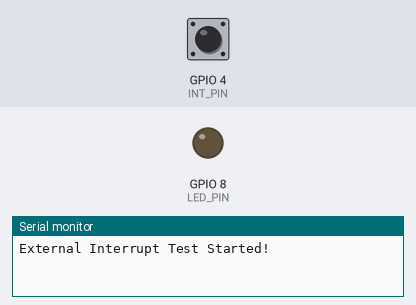
Simulated run of this sketch. Board: ESP32-S3. Shown: output pins drawn as LEDs (lit = HIGH), the last lines printed to the serial monitor. The test bench sets the inputs (shaded band); at power-on: GPIO 4 (INT_PIN) HIGH.

Above: at 1.2 s.
1.3 s: GPIO 4 (INT_PIN) pulled LOW for 0.15 s
At 2.5 s:
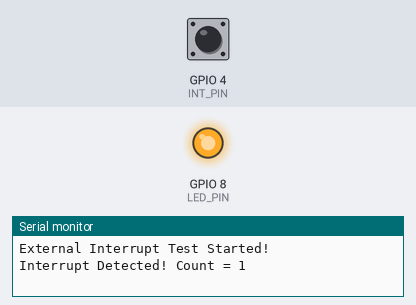
2.9 s: GPIO 4 (INT_PIN) pulled LOW for 1 s
At 3.9 s:
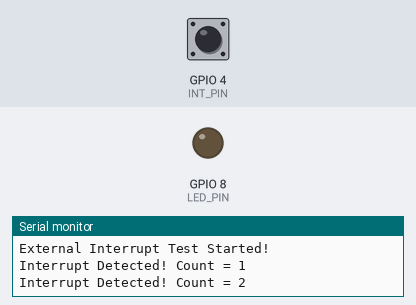
5.4 s: GPIO 4 (INT_PIN) pulled LOW for 3.2 s
At 5.8 s:
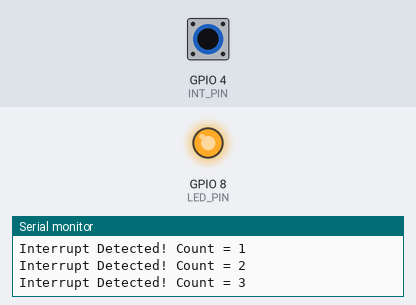
Timing chart, 0 to 8.4 s (numbered marks = the images above; inputs shaded):
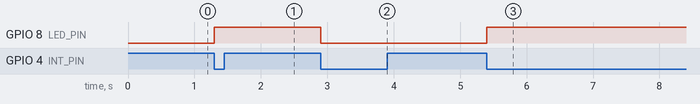

The sketch:

sketch_reading_analog.ino
```cpp
#define LED_PIN 8
#define INT_PIN 4

volatile unsigned long interruptCount = 0;

unsigned long lastCount = 0;
bool ledState = false;

void IRAM_ATTR myISR() {
  interruptCount++;
}

void setup() {
  pinMode(LED_PIN, OUTPUT);
  pinMode(INT_PIN, INPUT_PULLUP);

  Serial.begin(115200);

  attachInterrupt(
    digitalPinToInterrupt(INT_PIN),
    myISR,
    FALLING
  );

  Serial.println("External Interrupt Test Started!");
}

void loop() {

  if (interruptCount != lastCount) {

    lastCount = interruptCount;

    ledState = !ledState;

    digitalWrite(LED_PIN, ledState);

    Serial.print("Interrupt Detected! Count = ");
    Serial.println(lastCount);
  }
}
```

Measured:
- after the input at 1.3 s, GPIO 8 (LED_PIN): LOW → HIGH at once
- after the input at 2.9 s, GPIO 8 (LED_PIN): HIGH → LOW at once
- after the input at 5.4 s, GPIO 8 (LED_PIN): LOW → HIGH at once
